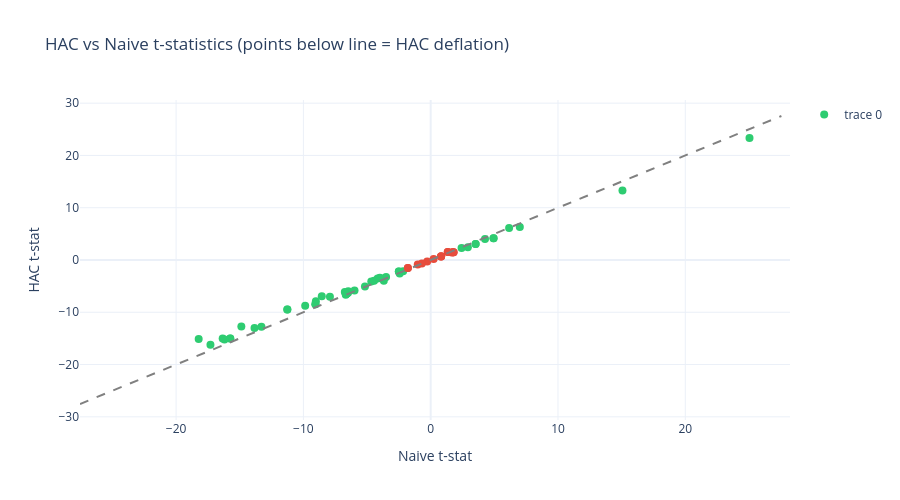

Notebook source saved alongside this figure:
### Markdown cell above
### HAC vs Naive t-statistics

### Code cell
if ic_results:
    fig = go.Figure()
    fig.add_trace(
        go.Scatter(
            x=eval_summary["naive_tstat"].to_list(),
            y=eval_summary["hac_tstat"].to_list(),
            mode="markers",
            text=eval_summary["feature"].to_list(),
            marker=dict(
                color=[
                    "#2ecc71" if s else "#e74c3c"
                    for s in eval_summary["significant_fdr05"].to_list()
                ],
                size=8,
            ),
        )
    )
    _max_t = (
        max(
            abs(eval_summary["naive_tstat"].max()),
            abs(eval_summary["hac_tstat"].max()),
        )
        * 1.1
    )
    fig.add_trace(
        go.Scatter(
            x=[-_max_t, _max_t],
            y=[-_max_t, _max_t],
            mode="lines",
            line=dict(dash="dash", color="gray"),
            showlegend=False,
        )
    )
    fig.update_layout(
        title="HAC vs Naive t-statistics (points below line = HAC deflation)",
        xaxis_title="Naive t-stat",
        yaxis_title="HAC t-stat",
        template="plotly_white",
        height=500,
    )
    fig.show()

### Figure 1 — Plotly figure (JSON) as saved in the notebook; plotly's stock layout.template omitted (floating-point values rounded to 4 significant figures)
{"data": [{"marker": {"color": ["#2ecc71", "#2ecc71", "#2ecc71", "#2ecc71", "#2ecc71", "#2ecc71", "#2ecc71", "#2ecc71", "#2ecc71", "#2ecc71", "#2ecc71", "#e74c3c", "#e74c3c", "#e74c3c", "#e74c3c", "#e74c3c", "#e74c3c", "#e74c3c", "#e74c3c", "#e74c3c", "#e74c3c", "#e74c3c", "#e74c3c", "#2ecc71", "#2ecc71", "#e74c3c", "#e74c3c", "#2ecc71", "#2ecc71", "#e74c3c", "#2ecc71", "#2ecc71", "#2ecc71", "#2ecc71", "#2ecc71", "#2ecc71", "#2ecc71", "#2ecc71", "#2ecc71", "#2ecc71", "#2ecc71", "#2ecc71", "#2ecc71", "#2ecc71", "#2ecc71", "#2ecc71", "#2ecc71", "#2ecc71", "#2ecc71", "#2ecc71", "#2ecc71", "#2ecc71", "#2ecc71", "#2ecc71", "#2ecc71", "#2ecc71", "#2ecc71", "#2ecc71", "#2ecc71", "#2ecc71", "#2ecc71", "#2ecc71", "#2ecc71"], "size": 8}, "mode": "markers", "text": ["contrarian_composite", "volume_ratio", "quality_composite", "past_ret_12m_skip", "sharpe_rank_252d", "sharpe_252d", "mom12m_x_size", "past_ret_252d", "mom_rank_252d", "sharpe_189d", "mom_x_size", "dist_from_52w_high", "past_ret_189d", "sharpe_rank_126d", "sharpe_126d", "liq_rank", "size_rank", "past_ret_126d", "mom_zscore_6m", "mom_rank_126d", "momentum_composite", "adx_14", "sma_ratio_200", "vol_ratio_medium", "vol_ratio_short", "sharpe_rank_63d", "sharpe_63d", "past_ret_63d", "mom_rank_63d", "macd_pct", "mom_accel_short", "sharpe_42d", "illiq_rank", "mom_accel_medium", "dist_from_52w_low", "sma_ratio_100", "past_ret_42d", "mom_accel_long", "sharpe_21d", "sma_ratio_50", "cci_20", "natr_14", "past_ret_21d", "mom_rank_21d", "mom_rev_spread", "vol_252d", "vol_21d", "rsi_rank", "rsi_14", "vol_63d", "vol_zscore", "vol_rank", "vol_126d", "past_ret_10d", "ema_ratio_26", "rsi_7", "sma_ratio_20", "past_ret_5d", "reversal_rank", "kama_ratio_10", "stoch_k_14", "ema_ratio_12", "sma_ratio_10"], "type": "scatter", "x": [15.06, 25.04, 6.16, 7.001, 4.937, 4.937, 4.267, 3.529, 3.528, 2.922, 2.425, 1.731, 1.66, 1.799, 1.796, 1.34, 1.34, 0.8207, 0.8137, 0.8133, 0.2309, -0.2758, -1.017, -2.163, -2.437, -1.791, -1.795, -2.501, -2.507, -0.6928, -3.504, -4.167, -3.682, -4.444, -3.691, -3.99, -4.667, -6.475, -9.02, -7.916, -9.858, -5.164, -9.054, -9.054, -8.554, -5.982, -6.673, -11.26, -11.26, -6.583, -6.587, -6.587, -6.491, -13.3, -6.744, -14.87, -13.84, -15.74, -15.75, -16.19, -18.23, -16.34, -17.3], "y": [13.28, 23.34, 6.142, 6.324, 4.143, 4.143, 4.017, 3.056, 3.055, 2.439, 2.283, 1.497, 1.435, 1.48, 1.478, 1.511, 1.511, 0.6955, 0.6895, 0.6892, 0.1975, -0.2641, -0.8624, -2.164, -2.583, -1.512, -1.515, -2.183, -2.189, -0.6654, -3.267, -3.557, -3.991, -3.979, -3.523, -3.416, -4.135, -5.997, -7.894, -7.029, -8.756, -5.051, -8.469, -8.472, -6.929, -5.821, -6.636, -9.474, -9.479, -6.396, -6.399, -6.399, -6.289, -12.75, -6.129, -12.71, -12.99, -15.0, -15.01, -15.19, -15.12, -15.04, -16.2]}, {"line": {"color": "gray", "dash": "dash"}, "mode": "lines", "showlegend": false, "type": "scatter", "x": [-27.55, 27.55], "y": [-27.55, 27.55]}], "layout": {"height": 500, "title": {"text": "HAC vs Naive t-statistics (points below line = HAC deflation)"}, "xaxis": {"title": {"text": "Naive t-stat"}}, "yaxis": {"title": {"text": "HAC t-stat"}}}}
